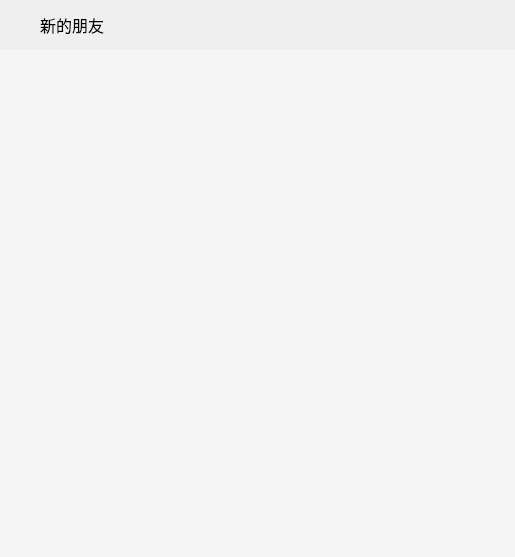
<?xml version="1.0" encoding="UTF-8"?>
<ui version="4.0">
 <class>NewFriendPage</class>
 <widget class="QWidget" name="NewFriendPage">
  <property name="geometry">
   <rect>
    <x>0</x>
    <y>0</y>
    <width>515</width>
    <height>557</height>
   </rect>
  </property>
  <property name="windowTitle">
   <string>Form</string>
  </property>
  <layout class="QVBoxLayout" name="verticalLayout">
   <property name="spacing">
    <number>0</number>
   </property>
   <property name="leftMargin">
    <number>0</number>
   </property>
   <property name="topMargin">
    <number>0</number>
   </property>
   <property name="rightMargin">
    <number>0</number>
   </property>
   <property name="bottomMargin">
    <number>0</number>
   </property>
   <item>
    <widget class="QWidget" name="title_wid" native="true">
     <property name="minimumSize">
      <size>
       <width>0</width>
       <height>50</height>
      </size>
     </property>
     <property name="maximumSize">
      <size>
       <width>16777215</width>
       <height>50</height>
      </size>
     </property>
     <layout class="QHBoxLayout" name="horizontalLayout">
      <property name="spacing">
       <number>0</number>
      </property>
      <property name="leftMargin">
       <number>0</number>
      </property>
      <property name="topMargin">
       <number>0</number>
      </property>
      <property name="rightMargin">
       <number>0</number>
      </property>
      <property name="bottomMargin">
       <number>0</number>
      </property>
      <item>
       <spacer name="horizontalSpacer">
        <property name="orientation">
         <enum>Qt::Orientation::Horizontal</enum>
        </property>
        <property name="sizeType">
         <enum>QSizePolicy::Policy::Fixed</enum>
        </property>
        <property name="sizeHint" stdset="0">
         <size>
          <width>40</width>
          <height>20</height>
         </size>
        </property>
       </spacer>
      </item>
      <item>
       <widget class="QLabel" name="title_lab">
        <property name="minimumSize">
         <size>
          <width>0</width>
          <height>50</height>
         </size>
        </property>
        <property name="maximumSize">
         <size>
          <width>16777215</width>
          <height>50</height>
         </size>
        </property>
        <property name="font">
         <font>
          <pointsize>12</pointsize>
         </font>
        </property>
        <property name="text">
         <string>新的朋友</string>
        </property>
       </widget>
      </item>
     </layout>
    </widget>
   </item>
   <item>
    <widget class="QWidget" name="app_wid" native="true">
     <layout class="QVBoxLayout" name="verticalLayout_2">
      <property name="spacing">
       <number>0</number>
      </property>
      <property name="leftMargin">
       <number>0</number>
      </property>
      <property name="topMargin">
       <number>0</number>
      </property>
      <property name="rightMargin">
       <number>0</number>
      </property>
      <property name="bottomMargin">
       <number>0</number>
      </property>
      <item>
       <widget class="NewFriendList" name="applications_list">
        <property name="styleSheet">
         <string notr="true">#applications_list {
    background-color: rgb(245,245,245);
    border: none;
}

#applications_list::item:selected {
    background-color: transparentt;
    border: none;
    outline: none;
}

#applications_list::item:hover {
    background-color: transparent;
    border: none;
    outline: none;
}

#applications_list::item:focus {
    background-color: transparent;
    border: none;
    outline: none;
}</string>
        </property>
       </widget>
      </item>
     </layout>
    </widget>
   </item>
  </layout>
 </widget>
 <customwidgets>
  <customwidget>
   <class>NewFriendList</class>
   <extends>QListWidget</extends>
   <header location="global">newfriendlist.h</header>
  </customwidget>
 </customwidgets>
 <resources/>
 <connections/>
</ui>
